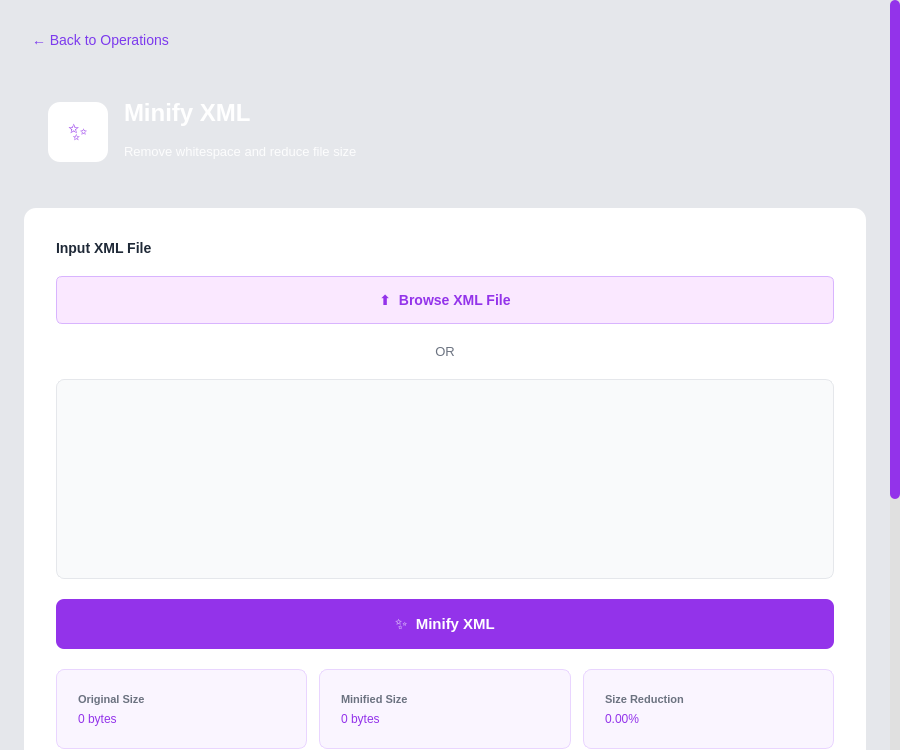
<?xml version="1.0" encoding="UTF-8"?>
<ui version="4.0">
 <class>MinifyingPage</class>
 <widget class="QScrollArea" name="MinifyingPage">
  <property name="geometry">
   <rect>
    <x>0</x>
    <y>0</y>
    <width>900</width>
    <height>750</height>
   </rect>
  </property>
  <property name="windowTitle">
   <string>Minify XML</string>
  </property>
  <property name="styleSheet">
   <string notr="true">
/* Applying the global background to the inner widget */
QWidget#scrollAreaWidgetContents {
    background-color: #e5e7eb;
}

QScrollArea#MinifyingPage {
     border: none; /* Remove default scroll area border */
}

QLabel {
    background-color: transparent;
}

QPushButton#backButton {
    background-color: transparent;
    border: none;
    color: #7c3aed;
    font-size: 14px;
    text-align: left;
    padding: 8px;
}

QPushButton#backButton:hover {
    background-color: rgba(124, 58, 237, 0.1);
    border-radius: 6px;
}

QWidget#headerWidget {
    background: qlineargradient(x1:0, y1:0, x2:1, y2:0,
                                 stop:0 #9333ea, stop:1 #c026d3);
    border-radius: 12px;
}

QLabel#titleLabel {
    color: white;
    font-size: 24px;
    font-weight: bold;
}

QLabel#subtitleLabel {
    color: rgba(255, 255, 255, 0.9);
    font-size: 13px;
}

QWidget#contentWidget {
    background-color: white;
    border-radius: 12px;
}

QLabel#inputLabel, QLabel#outputLabel {
    color: #1f2937;
    font-size: 14px;
    font-weight: 600;
}

QPushButton#browseButton {
    background-color: #fae8ff;
    color: #9333ea;
    border: 1px solid #d8b4fe;
    border-radius: 6px;
    padding: 12px 24px;
    font-size: 14px;
    font-weight: 500;
}

QPushButton#browseButton:hover {
    background-color: #f3e8ff;
}

QLabel#orLabel {
    color: #6b7280;
    font-size: 13px;
}

QTextEdit#inputTextEdit {
    background-color: #f9fafb;
    border: 1px solid #e5e7eb;
    border-radius: 8px;
    padding: 12px;
    font-family: 'Courier New', monospace;
    font-size: 13px;
    color: #374151;
}

QTextEdit#inputTextEdit:focus {
    border: 2px solid #9333ea;
    background-color: white;
}

QTextEdit#outputTextEdit {
    background-color: #faf5ff;
    border: 1px solid #e9d5ff;
    border-radius: 8px;
    padding: 12px;
    font-family: 'Courier New', monospace;
    font-size: 13px;
    color: #581c87;
}

QPushButton#minifyButton {
    background-color: #9333ea;
    color: white;
    border: none;
    border-radius: 8px;
    padding: 14px 28px;
    font-size: 15px;
    font-weight: 600;
}

QPushButton#minifyButton:hover {
    background-color: #7e22ce;
}

QPushButton#minifyButton:pressed {
    background-color: #6b21a8;
}

QFrame#statFrame1, QFrame#statFrame2, QFrame#statFrame3 {
    background-color: #faf5ff;
    border: 1px solid #e9d5ff;
    border-radius: 8px;
    padding: 12px;
}

QLabel#stat1TitleLabel, QLabel#stat2TitleLabel, QLabel#stat3TitleLabel {
    color: #6b7280;
    font-size: 11px;
    font-weight: 600;
}

QLabel#originalSizeLabel, QLabel#minifiedSizeLabel, QLabel#reductionLabel {
    color: #9333ea;
}

QPushButton#downloadButton {
    background-color: #9333ea;
    color: white;
    border: none;
    border-radius: 8px;
    padding: 12px 24px;
    font-size: 14px;
    font-weight: 600;
}

QPushButton#downloadButton:hover {
    background-color: #7e22ce;
}

QPushButton#downloadButton:pressed {
    background-color: #6b21a8;
}

/* --- SCROLL BAR STYLING (New) --- */

QScrollBar:vertical {
    border: none;
    background: #e0e0e0; /* Light gray track background */
    width: 10px; 
    margin: 0px; 
}

QScrollBar::handle:vertical {
    background: #9333ea; /* Primary purple color, matching your theme */
    min-height: 20px;
    border-radius: 5px;
}

QScrollBar::handle:vertical:hover {
    background: #7e22ce; 
}

QScrollBar::add-line:vertical, QScrollBar::sub-line:vertical {
    border: none;
    background: none;
    height: 0px; 
}

QScrollBar::add-page:vertical, QScrollBar::sub-page:vertical {
    background: none;
}
   </string>
  </property>
  <property name="widgetResizable">
   <bool>true</bool>
  </property>
  <widget class="QWidget" name="scrollAreaWidgetContents">
   <layout class="QVBoxLayout" name="mainLayout">
    <property name="spacing">
     <number>16</number>
    </property>
    <property name="leftMargin">
     <number>24</number>
    </property>
    <property name="topMargin">
     <number>24</number>
    </property>
    <property name="rightMargin">
     <number>24</number>
    </property>
    <property name="bottomMargin">
     <number>24</number>
    </property>
    <item>
     <widget class="QPushButton" name="backButton">
      <property name="text">
       <string>← Back to Operations</string>
      </property>
      <property name="cursor">
       <cursorShape>PointingHandCursor</cursorShape>
      </property>
     </widget>
    </item>
    <item>
     <widget class="QWidget" name="headerWidget" native="true">
      <property name="minimumSize">
       <size>
        <width>0</width>
        <height>120</height>
       </size>
      </property>
      <layout class="QHBoxLayout" name="headerLayout">
       <property name="spacing">
        <number>16</number>
       </property>
       <property name="leftMargin">
        <number>24</number>
       </property>
       <property name="topMargin">
        <number>24</number>
       </property>
       <property name="rightMargin">
        <number>24</number>
       </property>
       <property name="bottomMargin">
        <number>24</number>
       </property>
       <item>
        <widget class="QLabel" name="iconLabel">
         <property name="minimumSize">
          <size>
           <width>60</width>
           <height>60</height>
          </size>
         </property>
         <property name="maximumSize">
          <size>
           <width>60</width>
           <height>60</height>
          </size>
         </property>
         <property name="styleSheet">
          <string notr="true">background-color: white; border-radius: 12px; font-size: 24px; font-weight: bold; color: #9333ea;</string>
         </property>
         <property name="text">
          <string>✨</string>
         </property>
         <property name="alignment">
          <set>Qt::AlignCenter</set>
         </property>
        </widget>
       </item>
       <item>
        <layout class="QVBoxLayout" name="headerTextLayout">
         <property name="spacing">
          <number>4</number>
         </property>
         <item>
          <widget class="QLabel" name="titleLabel">
           <property name="text">
            <string>Minify XML</string>
           </property>
          </widget>
         </item>
         <item>
          <widget class="QLabel" name="subtitleLabel">
           <property name="text">
            <string>Remove whitespace and reduce file size</string>
           </property>
          </widget>
         </item>
        </layout>
       </item>
       <item>
        <spacer name="horizontalSpacer">
         <property name="orientation">
          <enum>Qt::Horizontal</enum>
         </property>
         <property name="sizeHint" stdset="0">
          <size>
           <width>40</width>
           <height>20</height>
          </size>
         </property>
        </spacer>
       </item>
      </layout>
     </widget>
    </item>
    <item>
     <widget class="QWidget" name="contentWidget" native="true">
      <layout class="QVBoxLayout" name="contentLayout">
       <property name="spacing">
        <number>20</number>
       </property>
       <property name="leftMargin">
        <number>32</number>
       </property>
       <property name="topMargin">
        <number>32</number>
       </property>
       <property name="rightMargin">
        <number>32</number>
       </property>
       <property name="bottomMargin">
        <number>32</number>
       </property>
       <item>
        <widget class="QLabel" name="inputLabel">
         <property name="text">
          <string>Input XML File</string>
         </property>
        </widget>
       </item>
       <item>
        <widget class="QPushButton" name="browseButton">
         <property name="minimumSize">
          <size>
           <width>0</width>
           <height>48</height>
          </size>
         </property>
         <property name="cursor">
          <cursorShape>PointingHandCursor</cursorShape>
         </property>
         <property name="text">
          <string>⬆  Browse XML File</string>
         </property>
        </widget>
       </item>
       <item>
        <widget class="QLabel" name="orLabel">
         <property name="text">
          <string>OR</string>
         </property>
         <property name="alignment">
          <set>Qt::AlignCenter</set>
         </property>
        </widget>
       </item>
       <item>
        <widget class="QTextEdit" name="inputTextEdit">
         <property name="minimumSize">
          <size>
           <width>0</width>
           <height>200</height>
          </size>
         </property>
        </widget>
       </item>
       <item>
        <widget class="QPushButton" name="minifyButton">
         <property name="minimumSize">
          <size>
           <width>0</width>
           <height>50</height>
          </size>
         </property>
         <property name="cursor">
          <cursorShape>PointingHandCursor</cursorShape>
         </property>
         <property name="text">
          <string>✨  Minify XML</string>
         </property>
        </widget>
       </item>
       <item>
        <widget class="QWidget" name="statsWidget" native="true">
         <layout class="QHBoxLayout" name="statsLayout">
          <property name="spacing">
           <number>12</number>
          </property>
          <property name="leftMargin">
           <number>0</number>
          </property>
          <property name="topMargin">
           <number>0</number>
          </property>
          <property name="rightMargin">
           <number>0</number>
          </property>
          <property name="bottomMargin">
           <number>0</number>
          </property>
          <item>
           <widget class="QFrame" name="statFrame1">
            <property name="minimumSize">
             <size>
              <width>0</width>
              <height>80</height>
             </size>
            </property>
            <property name="frameShape">
             <enum>QFrame::StyledPanel</enum>
            </property>
            <layout class="QVBoxLayout" name="stat1Layout">
             <property name="spacing">
              <number>4</number>
             </property>
             <item>
              <widget class="QLabel" name="stat1TitleLabel">
               <property name="text">
                <string>Original Size</string>
               </property>
              </widget>
             </item>
             <item>
              <widget class="QLabel" name="originalSizeLabel">
               <property name="text">
                <string>0 bytes</string>
               </property>
              </widget>
             </item>
            </layout>
           </widget>
          </item>
          <item>
           <widget class="QFrame" name="statFrame2">
            <property name="minimumSize">
             <size>
              <width>0</width>
              <height>80</height>
             </size>
            </property>
            <property name="frameShape">
             <enum>QFrame::StyledPanel</enum>
            </property>
            <layout class="QVBoxLayout" name="stat2Layout">
             <property name="spacing">
              <number>4</number>
             </property>
             <item>
              <widget class="QLabel" name="stat2TitleLabel">
               <property name="text">
                <string>Minified Size</string>
               </property>
              </widget>
             </item>
             <item>
              <widget class="QLabel" name="minifiedSizeLabel">
               <property name="text">
                <string>0 bytes</string>
               </property>
              </widget>
             </item>
            </layout>
           </widget>
          </item>
          <item>
           <widget class="QFrame" name="statFrame3">
            <property name="minimumSize">
             <size>
              <width>0</width>
              <height>80</height>
             </size>
            </property>
            <property name="frameShape">
             <enum>QFrame::StyledPanel</enum>
            </property>
            <layout class="QVBoxLayout" name="stat3Layout">
             <property name="spacing">
              <number>4</number>
             </property>
             <item>
              <widget class="QLabel" name="stat3TitleLabel">
               <property name="text">
                <string>Size Reduction</string>
               </property>
              </widget>
             </item>
             <item>
              <widget class="QLabel" name="reductionLabel">
               <property name="text">
                <string>0.00%</string>
               </property>
              </widget>
             </item>
            </layout>
           </widget>
          </item>
         </layout>
        </widget>
       </item>
       <item>
        <widget class="QLabel" name="outputLabel">
         <property name="text">
          <string>Minified XML</string>
         </property>
        </widget>
       </item>
       <item>
        <widget class="QTextEdit" name="outputTextEdit">
         <property name="minimumSize">
          <size>
           <width>0</width>
           <height>200</height>
          </size>
         </property>
         <property name="readOnly">
          <bool>true</bool>
         </property>
        </widget>
       </item>
       <item>
        <widget class="QPushButton" name="downloadButton">
         <property name="minimumSize">
          <size>
           <width>0</width>
           <height>45</height>
          </size>
         </property>
         <property name="cursor">
          <cursorShape>PointingHandCursor</cursorShape>
         </property>
         <property name="text">
          <string>⬇  Download</string>
         </property>
        </widget>
       </item>
      </layout>
     </widget>
    </item>
   </layout>
  </widget>
 </widget>
 <resources/>
 <connections/>
</ui>
